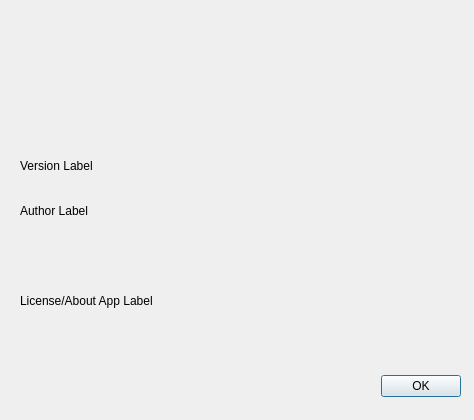
<?xml version="1.0" encoding="UTF-8"?>
<ui version="4.0">
 <class>about</class>
 <widget class="QDialog" name="about">
  <property name="geometry">
   <rect>
    <x>0</x>
    <y>0</y>
    <width>474</width>
    <height>420</height>
   </rect>
  </property>
  <property name="windowTitle">
   <string>Dialog</string>
  </property>
  <widget class="QDialogButtonBox" name="buttonBox">
   <property name="geometry">
    <rect>
     <x>120</x>
     <y>370</y>
     <width>341</width>
     <height>32</height>
    </rect>
   </property>
   <property name="orientation">
    <enum>Qt::Horizontal</enum>
   </property>
   <property name="standardButtons">
    <set>QDialogButtonBox::Ok</set>
   </property>
  </widget>
  <widget class="QLabel" name="VersionLabel">
   <property name="geometry">
    <rect>
     <x>20</x>
     <y>150</y>
     <width>431</width>
     <height>31</height>
    </rect>
   </property>
   <property name="text">
    <string>Version Label</string>
   </property>
  </widget>
  <widget class="QLabel" name="aboutLogo">
   <property name="geometry">
    <rect>
     <x>20</x>
     <y>20</y>
     <width>431</width>
     <height>121</height>
    </rect>
   </property>
   <property name="text">
    <string/>
   </property>
   <property name="pixmap">
    <pixmap>diag_center_banner.png</pixmap>
   </property>
   <property name="scaledContents">
    <bool>true</bool>
   </property>
  </widget>
  <widget class="QLabel" name="aboutLabel">
   <property name="geometry">
    <rect>
     <x>20</x>
     <y>240</y>
     <width>431</width>
     <height>121</height>
    </rect>
   </property>
   <property name="text">
    <string>License/About App Label</string>
   </property>
   <property name="wordWrap">
    <bool>true</bool>
   </property>
  </widget>
  <widget class="QLabel" name="AuthorLabel">
   <property name="geometry">
    <rect>
     <x>20</x>
     <y>190</y>
     <width>431</width>
     <height>41</height>
    </rect>
   </property>
   <property name="text">
    <string>Author Label</string>
   </property>
  </widget>
 </widget>
 <resources/>
 <connections>
  <connection>
   <sender>buttonBox</sender>
   <signal>accepted()</signal>
   <receiver>about</receiver>
   <slot>accept()</slot>
   <hints>
    <hint type="sourcelabel">
     <x>248</x>
     <y>254</y>
    </hint>
    <hint type="destinationlabel">
     <x>157</x>
     <y>274</y>
    </hint>
   </hints>
  </connection>
  <connection>
   <sender>buttonBox</sender>
   <signal>rejected()</signal>
   <receiver>about</receiver>
   <slot>reject()</slot>
   <hints>
    <hint type="sourcelabel">
     <x>316</x>
     <y>260</y>
    </hint>
    <hint type="destinationlabel">
     <x>286</x>
     <y>274</y>
    </hint>
   </hints>
  </connection>
 </connections>
</ui>
